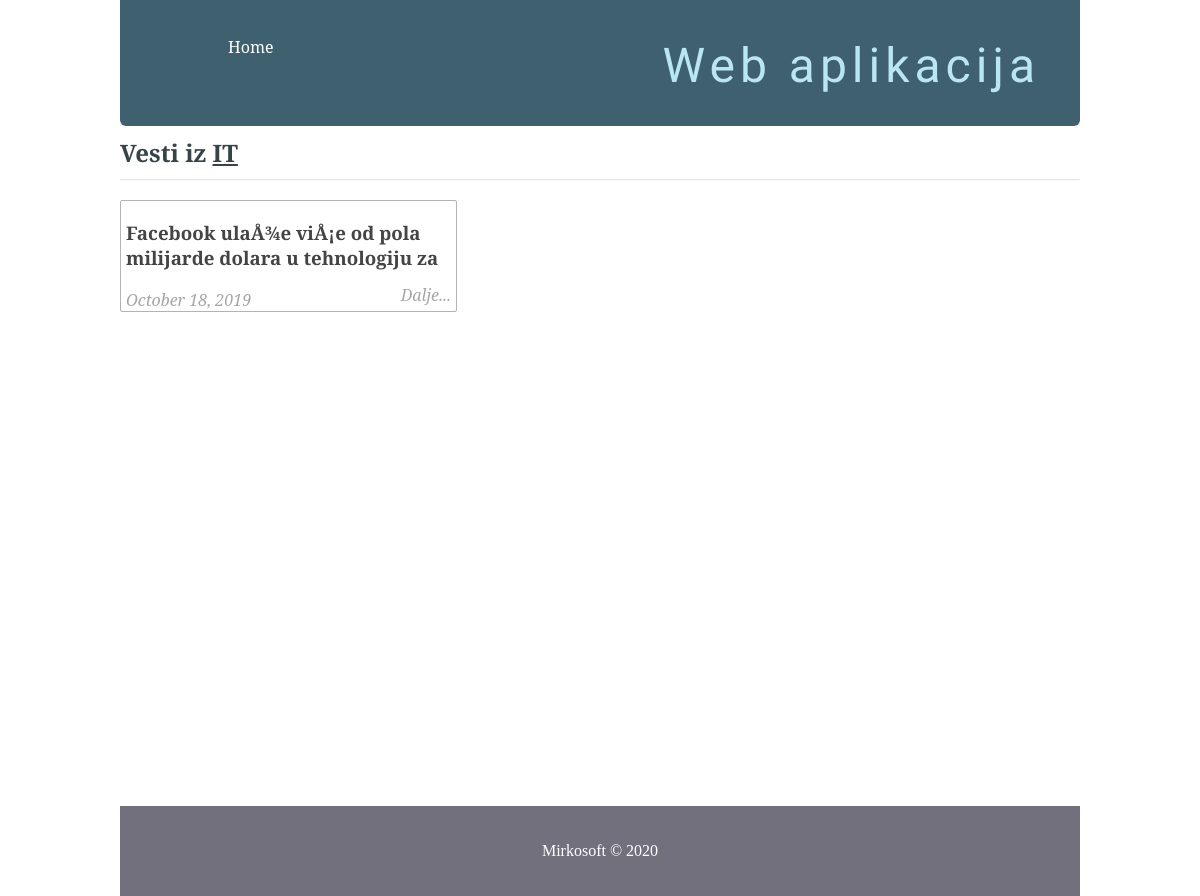
The page /filtered_posts.php?topic=1 on the database its author committed.
### tables this page shows
CREATE TABLE `topics` (
  `id` int(11) NOT NULL AUTO_INCREMENT,
  `name` varchar(255) NOT NULL,
  `slug` varchar(255) NOT NULL,
  PRIMARY KEY (`id`),
  UNIQUE KEY `slug_UNIQUE` (`slug`)
);

CREATE TABLE `posts` (
  `id` int(11) NOT NULL AUTO_INCREMENT,
  `user_id` int(11) DEFAULT NULL,
  `title` varchar(255) NOT NULL,
  `slug` varchar(255) NOT NULL,
  `views` int(11) NOT NULL DEFAULT '0',
  `image` varchar(255) NOT NULL,
  `body` text NOT NULL,
  `published` tinyint(1) NOT NULL,
  `created_at` timestamp NOT NULL DEFAULT CURRENT_TIMESTAMP ON UPDATE CURRENT_TIMESTAMP,
  `updated_at` timestamp NOT NULL,
  PRIMARY KEY (`id`),
  UNIQUE KEY `slug` (`slug`),
  KEY `user_id` (`user_id`),
  CONSTRAINT `user_id` FOREIGN KEY (`user_id`) REFERENCES `users` (`id`) ON DELETE NO ACTION ON UPDATE NO ACTION
);

### includes/public_functions.php (called while the page is built, shortened)
<?php
function getPostTopic($post_id){
	global $conn;
	$sql = "SELECT * FROM topics WHERE id=
			(SELECT topic_id FROM post_topic WHERE post_id=$post_id) LIMIT 1";
	$result = mysqli_query($conn, $sql);
	$topic = mysqli_fetch_assoc($result);
	return $topic;
}
function getPublishedPostsByTopic($topic_id) {
	global $conn;
	$sql = "SELECT * FROM posts
			WHERE id IN
			(SELECT post_id FROM post_topic pt
				WHERE topic_id=$topic_id GROUP BY post_id
				HAVING COUNT(1) = 1)";
	$result = mysqli_query($conn, $sql);
	$posts = mysqli_fetch_all($result, MYSQLI_ASSOC);
	$final_posts = array();
	foreach ($posts as $post) {
		$post['topic'] = getPostTopic($post['id']);
		array_push($final_posts, $post);
	}
	return $final_posts;
}
function getTopicNameById($id)
{
	global $conn;
	$sql = "SELECT name FROM topics WHERE id=$id";
	$result = mysqli_query($conn, $sql);
	$topic = mysqli_fetch_assoc($result);
	return $topic['name'];
}
?>

### filtered_posts.php (the view, shortened to what this page needs)
<?php include('config.php'); ?>
<?php include('includes/public_functions.php'); ?>
<?php include('includes/head_section.php'); ?>
<?php
	if (isset($_GET['topic'])) {
		$topic_id = $_GET['topic'];
		$posts = getPublishedPostsByTopic($topic_id);
	}
?>
</head>
<body>
<div class="container">
	<?php include( ROOT_PATH . '/includes/navbar.php'); ?>
<div class="content">
	<h2 class="content-title">
		Vesti iz <u><?php echo getTopicNameById($topic_id); ?></u>
	</h2>
	<hr>
	<?php foreach ($posts as $post): ?>
		<div class="post" style="margin-left: 0px;">
			<a href="single_post.php?post-slug=<?php echo $post['slug']; ?>">
				<div class="post_info">
					<h3><?php echo $post['title'] ?></h3>
					<div class="info">
						<span><?php echo date("F j, Y ", strtotime($post["created_at"])); ?></span>
						<span class="read_more">Dalje...</span>
					</div>
				</div>
			</a>
		</div>
	<?php endforeach ?>
</div>
	<?php include( ROOT_PATH . '/includes/footer.php'); ?>

### static/css/public_styling.css (style rules this page uses)
html { height: 100%; box-sizing: border-box; }
body { position: relative; margin: 0; padding-bottom: 6rem; min-height: 100%; }
h1, h2, h3, h4, h5, h6 { color: #444; font-family: 'Averia Serif Libre', cursive; }
a { text-decoration: none; }
hr { margin: 10px 0px; opacity: .25; }
.container { width: 80%; margin: 0px auto; }
.content { margin: 5px auto; border-radius: 5px; min-height: 100px; }
.content:after { content: ""; display: block; clear: both; }
.content .content-title { margin: 10px 0px; color: #374447; font-family: 'Averia Serif Libre', cursive; }
.content .post { width: 335px; margin: 9px; min-height: 100px; float: left; border-radius: 2px; border: 1px solid #b3b3b3; position: relative; }
.content .post .post_info { height: 100%; padding: 0px 5px; font-weight: 200; font-family: 'Noto Serif', serif; }
.content .post .post_info { color: #222; }
.content .post .post_info span { color: #A6A6A6; font-style: italic; }
.content .post .post_info span.read_more { position: absolute; right: 5px; bottom: 5px; }

### rows shown on the page
topics: name "IT"
posts: title "Facebook ulaÅ¾e viÅ¡e od pola milijarde dolara u tehnologiju za", created_at "October 18, 2019"
